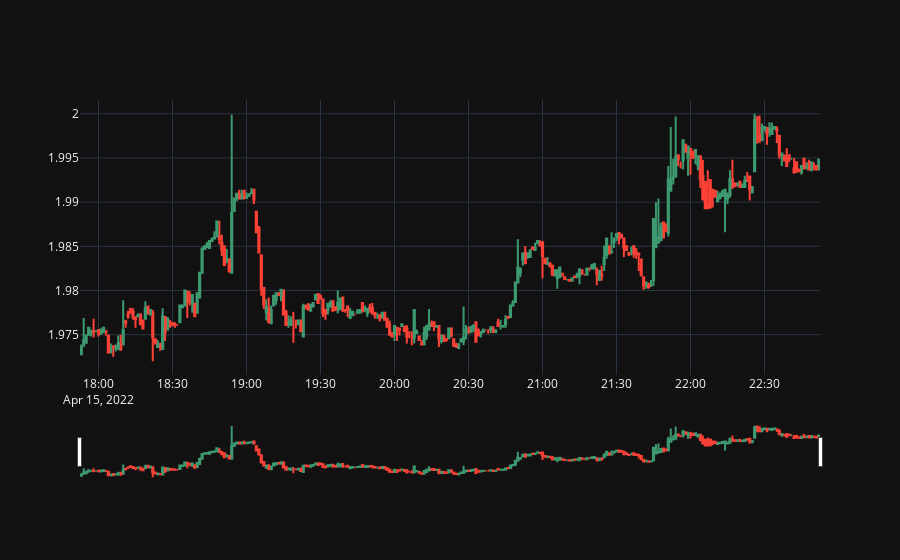

The code cell stored with this chart in its notebook:
### Code cell
fig = go.Figure(data=[go.Candlestick(x=df['ts'],
                                     open=df['open'],
                                     high=df['high'],
                                     low=df['low'],
                                     close=df['close'])])
fig.update_layout(template='plotly_dark')
fig.show()

### Figure 1 — Plotly figure (JSON) as saved in the notebook; plotly's stock layout.template omitted (floating-point values rounded to 4 significant figures; data arrays with more than 128 entries replaced by an {"elided": "..."} marker saying what was removed)
{"data": [{"close": {"elided": "300 float values"}, "high": {"elided": "300 float values"}, "low": {"elided": "300 float values"}, "open": {"elided": "300 float values"}, "x": {"elided": "300 str values"}, "type": "candlestick"}], "layout": {}}
